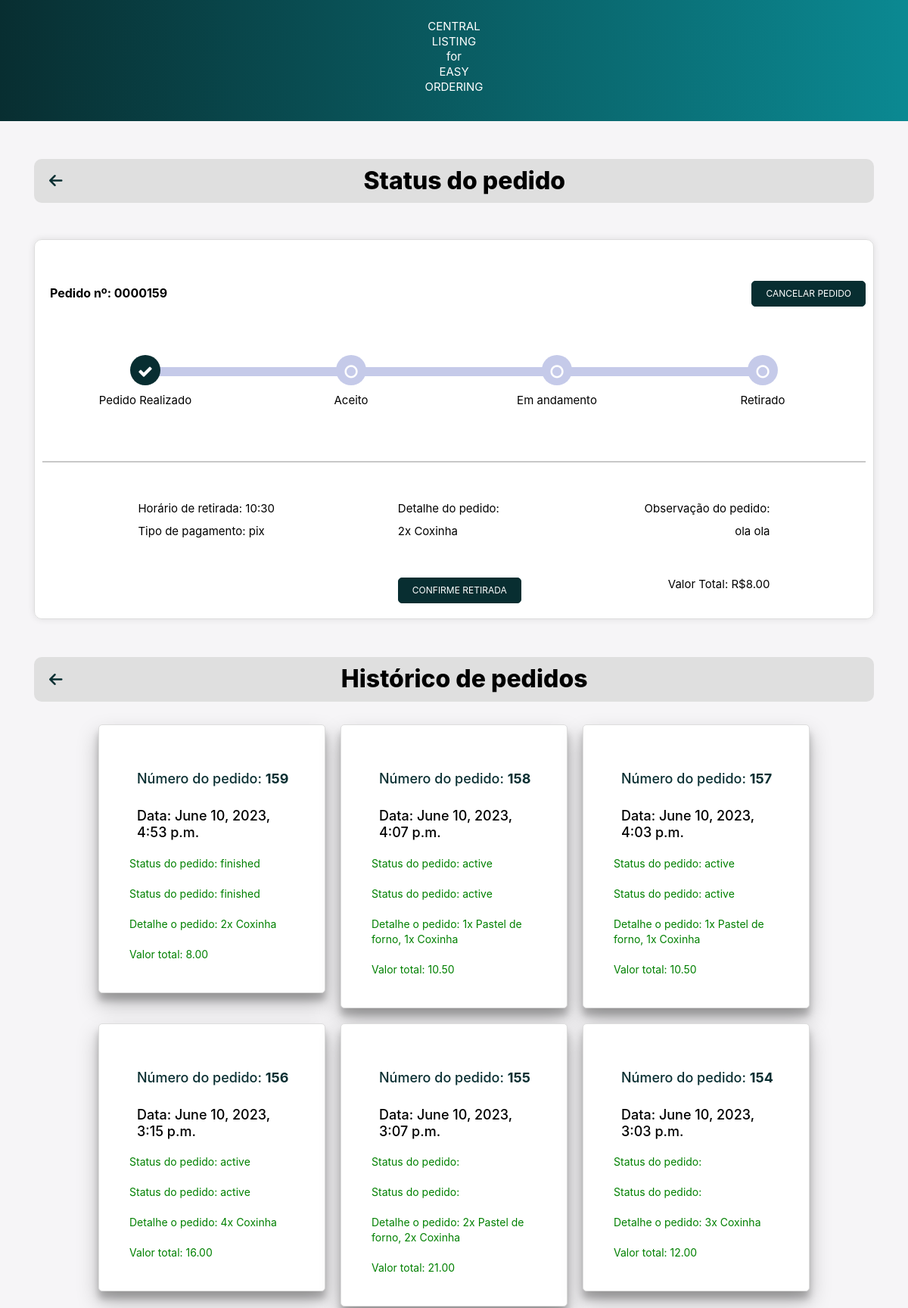
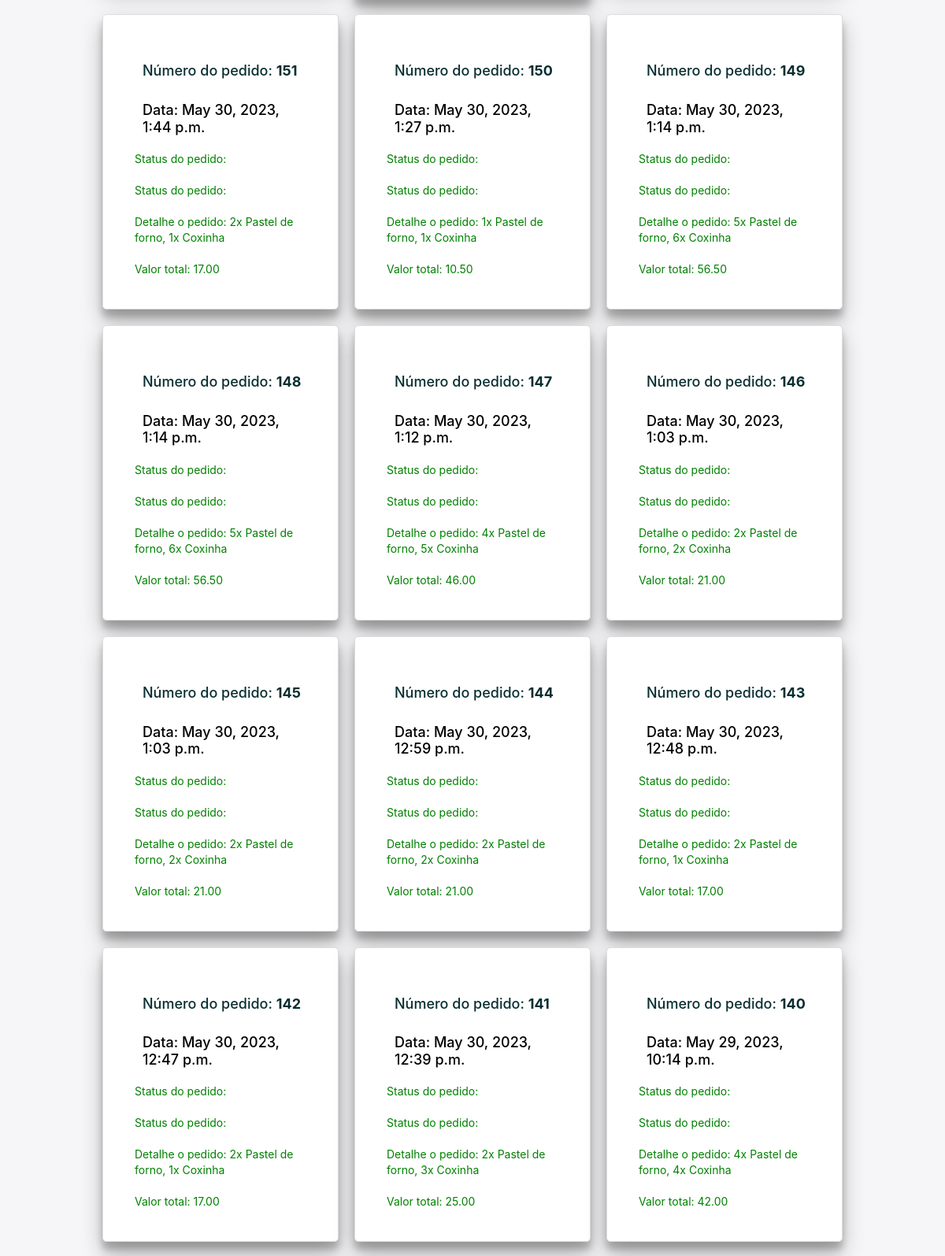
Screenshot of /order_status/ (signed in, upper part) with the database file from the repository (2 pictures, top to bottom).
### main/models.py (models this page shows)
class Order(models.Model):
    PAYMENT_METHOD_CHOICES = [
        ('pix', 'PIX'),
        ('credit_card', 'Credit Card'),
    ]
    user = models.ForeignKey(User, on_delete=models.CASCADE)
    order = models.CharField(max_length=1000)
    order_datetime = models.DateTimeField()
    pickup_time = models.DateTimeField()
    total = models.DecimalField(max_digits=6, decimal_places=2)
    obs = models.TextField(blank=True)
    payment_method = models.CharField(max_length=20, choices=PAYMENT_METHOD_CHOICES, null=True)
    order_status = models.CharField(max_length=20, blank=True) #active/ canceled/ finished

### main/views.py (the view, shortened to what this page needs)
# urls.py: path('order_status/', views.order_status, name='order_status'),
@login_required(login_url='login')
def order_status(request):
    cart = Cart.objects.filter(user=request.user)
    cart_obs = CartObs.objects.filter(user=request.user).last()
    order = Order.objects.filter(user=request.user).last()
    order_history = Order.objects.filter(user=request.user).order_by('-order_datetime')
    context = {
        'order': order,
        'order_history': order_history,
    }
    return render(request, 'order_status.html', context)

### templates/order_status.html (shortened to what this page needs)
{% load static %}
<!DOCTYPE html>
<html>
<head>
    <link rel="stylesheet" href="https://cdnjs.cloudflare.com/ajax/libs/font-awesome/6.4.0/css/all.min.css" />
    <link
    rel="stylesheet"
    href="https://cdn.jsdelivr.net/npm/bootstrap@4.3.1/dist/css/bootstrap.min.css"
  />
  <link
    rel="stylesheet"
    href="https://cdnjs.cloudflare.com/ajax/libs/font-awesome/4.7.0/css/font-awesome.css"
  />
  <link rel="stylesheet" type="text/css" href="{% static './css/order_status.css' %}">
</head>
<body>
  <nav>
          <p>CENTRAL<br>LISTING<br>for<br>EASY<br>ORDERING</p>
  </nav>
    <div class="container">
        <div class="top-bar">
            <a id="arrow" href="{% url 'home' %}" class="back-to-home">
                <i class="fas fa-arrow-left"></i>
            </a>
            <h1 class="top-bar-title">Status do pedido</h1>
        </div>
    </div>
    {% if order %}
    <div class="container">
      <div class="card">
        <div class="timeline-container">
          <div class="order_number_text">
            Pedido nº: 0000{{ order.id }}</p>
            <a href="{% url 'cancel_order' %}" class="btn btn-primary custom-btn" id="cancelar_pedido" style="text-decoration:none" name="cancel_order">Cancelar pedido</a>
          </div>
          <ul id="progressbar" class="text-center">
            <li class="step0">
              <div class="step-container">
                <p class="status-text">Pedido Realizado</p>
              </div>
            </li>
            <li class="step0">
              <div class="step-container">
                <p class="status-text">Aceito</p>
              </div>
            </li>
            <li class="step0">
              <div class="step-container">
                <p class="status-text">Em andamento</p>
              </div>
            </li>
            <li class="step0">
              <div class="step-container">
                <p class="status-text">Retirado</p>
              </div>
            </li>
          </ul>
          <br><br><br><br><br>
          <div class="track-order">
            <hr>
            <div class="row d-flex justify-content-between px-3 top">
              <div>
                <p>Horário de retirada: {{ order.pickup_time|date:"H:i"}}</p>
                <p>Tipo de pagamento: {{ order.payment_method }}</p>
              </div>
              <div>
                <p>Detalhe do pedido:</p>
                <p>{{order.order}}</p>
                <form method="POST" action="">
                  <button type="submit" class="btn btn-primary custom-btn" id="advance" name="finishorder" style="text-decoration:none">Confirme retirada</button>
                </form>
              </div>
              <div class="d-flex flex-column text-sm-right">
                <p>Observação do pedido:</p>
                <p>{{ order.obs }}</p>
                <p><br><br>Valor Total: R${{order.total}}</p>
              </div>
            </div>
          </div>
        </div>
      </div>
    </div>
    {% endif %}
    <div class="container">
      <div class="top-bar">
          <a id="arrow" href="{% url 'home' %}" class="back-to-home">
              <i class="fas fa-arrow-left"></i>
          </a>
          <h1 class="top-bar-title">Histórico de pedidos</h1>
      </div>
  </div>
    <div class="order-history-container">
      {% for order in order_history %}
          <div class="cardLower h-100">
              <div class="card-body">
                  <h5 class="order-id">Número do pedido: <span class="order-number">{{ order.id }}</span></h5>
                  <h5 class="card-title">Data: {{ order.order_datetime }}</h5>
                  <p class="card-text">Status do pedido: {{ order.order_status }}</p>
                  <p class="card-text">Status do pedido: {{ order.order_status }}</p>
                  <p class="card-text">Detalhe o pedido: {{ order.order }}</p>
                  <p class="card-text">Valor total: {{ order.total }}</p>
              </div>
          </div>
      {% empty %}
          <h5 class="text-center">No orders found.</h5>
      {% endfor %}
  </div>
</body>
</html>

### static/css/order_status.css (style rules this page uses)
* { box-sizing: border-box; margin: 0; padding: 0; }
nav { background: linear-gradient(90deg, #082E31, #0b8992); padding: 5px; text-align: center; font-size: 15px; width: 100%; color: #fff; margin-bottom: 50px; font-weight: normal; }
.top-bar { display: flex; align-items: center; padding: 10px 20px; background-color: #dfdfdf; border-radius: 10px; width: 100%; margin: 0 auto; position: relative; }
.top-bar-title { flex-grow: 1; margin: 0; font-size: 32px; text-align: center; }
.back-to-home { color: #082E31; font-size: 20px; margin-right: 10px; }
body { color: #000; overflow-x: hidden; height: 100%; background-color: #f6f5f7; background-repeat: no-repeat; }
.card { z-index: 0; background-color: #fff; padding-bottom: 0px; margin-top: 48px; border-radius: 10px; border: 0px solid rgba(0,0,0,.125); margin-bottom: 50px; }
.top { padding-top: 30px; padding-left: 13% !important; padding-right: 13% !important; }
#progressbar { margin-bottom: 1px; padding-left: 0; margin-top: 70px; }
#progressbar li { list-style-type: none; font-size: 13px; width: 25%; float: left; position: relative; font-weight: 400; }
#progressbar .step0::before { font-family: FontAwesome; content: '\f10c'; color: #fff; }
#progressbar li::before { width: 40px; height: 40px; line-height: 45px; display: block; font-size: 20px; background: #c5cae9; border-radius: 50%; margin: auto; padding: 0; }
#progressbar li::after { content: ''; width: 100%; height: 12px; background-color: #c5cae9; position: absolute; top: 16px; left: 0; z-index: -1; }
#progressbar li:last-child::after { border-top-right-radius: 10px; border-bottom-right-radius: 10px; position: absolute; left: -50%; }
#progressbar li:nth-child(2)::after, #progressbar li:nth-child(3)::after { left: -50%; }
#progressbar li:first-child::after { border-top-left-radius: 10px; border-bottom-right-radius: 10px; position: absolute; left: 50%; }
#progressbar li.active::before, #progressbar li.active::after { background-color: #082E31; transition: background 1.0s; }
#progressbar li.active::before { font-family: FontAwesome; content: '\f00c'; color: #fff; }
.status-text { text-align: center; margin-top: 10px; }
.step-container { display: flex; flex-direction: column; align-items: center; justify-content: center; }
.container .card .row { margin-bottom: 20px; }
.container .card .row p { margin: 0; padding: 5px 0; }
.container .card .row .d-flex { flex-direction: column; align-items: flex-start; }
.container .card .row .text-sm-right { align-items: flex-end; }
hr { background-color: #dfdfdf; border-width: 2px; }
.timeline-container { border: 1px solid #ddd; border-radius: 10px; padding: 10px; box-shadow: 0px 0px 10px rgba(0,0,0,0.1); padding-top: 48px; }
.track-order { margin-top: 20px; }
h5 { padding-top: 20px; padding-left: 10px; }
h1 { font-weight: bold; font-weight: 800; }
p { font-size: 15px; line-height: 20px; margin: 20px 0 30px; }
.order_number_text { padding-top: 10px; padding-left: 10px; font-size: 16px; font-weight: bolder; }
.btn { text-transform: uppercase; font-size: 12px; padding: 7px 18px; border-radius: 5px; cursor: pointer; text-decoration: none; }
.btn-primary { background-color: #082E31; color: #fff; border: 1px solid #082E31; }
#cancelar_pedido { position: relative; float: right; bottom: 58px; }
#advance { position: relative; top: 46px; }
.order-history-container { display: flex; flex-wrap: wrap; justify-content: center; padding: 20px; }
.cardLower { background-color: #fff; border: 1px solid #ddd; border-radius: 5px; box-shadow: 0 14px 28px rgba(0,0,0,0.25), 0 10px 10px rgba(0,0,0,0.22); padding: 20px; max-width: 300px; height: auto; margin: 10px; }
.card-title { font-size: 18px; margin-bottom: 10px; }
.card-text { color: green; font-size: 14px; margin-bottom: 15px; }
.order-id { font-size: 18px; color: #082E31; }
.order-number { font-weight: bold; }

### rows the page displays
Order: id "159", pickup_time "10:30", payment_method "pix", order "2x Coxinha", obs "ola ola", total "8.00", order_datetime "June 10, 2023, 4:53 p.m.", order_status "finished"
Order: id "158", order_datetime "June 10, 2023, 4:07 p.m.", order_status "active", order "1x Pastel de forno, 1x Coxinha", total "10.50"
Order: id "157", order_datetime "June 10, 2023, 4:03 p.m.", order_status "active", order "1x Pastel de forno, 1x Coxinha", total "10.50"
Order: id "156", order_datetime "June 10, 2023, 3:15 p.m.", order_status "active", order "4x Coxinha", total "16.00"
Order: id "155", order_datetime "June 10, 2023, 3:07 p.m.", order "2x Pastel de forno, 2x Coxinha", total "21.00"
Order: id "154", order_datetime "June 10, 2023, 3:03 p.m.", order "3x Coxinha", total "12.00"
Order: id "151", order_datetime "May 30, 2023, 1:44 p.m.", order "2x Pastel de forno, 1x Coxinha", total "17.00"
Order: id "150", order_datetime "May 30, 2023, 1:27 p.m.", order "1x Pastel de forno, 1x Coxinha", total "10.50"
Order: id "149", order_datetime "May 30, 2023, 1:14 p.m.", order "5x Pastel de forno, 6x Coxinha", total "56.50"
Order: id "148", order_datetime "May 30, 2023, 1:14 p.m.", order "5x Pastel de forno, 6x Coxinha", total "56.50"
Order: id "147", order_datetime "May 30, 2023, 1:12 p.m.", order "4x Pastel de forno, 5x Coxinha", total "46.00"
Order: id "146", order_datetime "May 30, 2023, 1:03 p.m.", order "2x Pastel de forno, 2x Coxinha", total "21.00"
Order: id "145", order_datetime "May 30, 2023, 1:03 p.m.", order "2x Pastel de forno, 2x Coxinha", total "21.00"
Order: id "144", order_datetime "May 30, 2023, 12:59 p.m.", order "2x Pastel de forno, 2x Coxinha", total "21.00"
Order: id "143", order_datetime "May 30, 2023, 12:48 p.m.", order "2x Pastel de forno, 1x Coxinha", total "17.00"
Order: id "142", order_datetime "May 30, 2023, 12:47 p.m.", order "2x Pastel de forno, 1x Coxinha", total "17.00"
Order: id "141", order_datetime "May 30, 2023, 12:39 p.m.", order "2x Pastel de forno, 3x Coxinha", total "25.00"
Order: id "140", order_datetime "May 29, 2023, 10:14 p.m.", order "4x Pastel de forno, 4x Coxinha", total "42.00"
